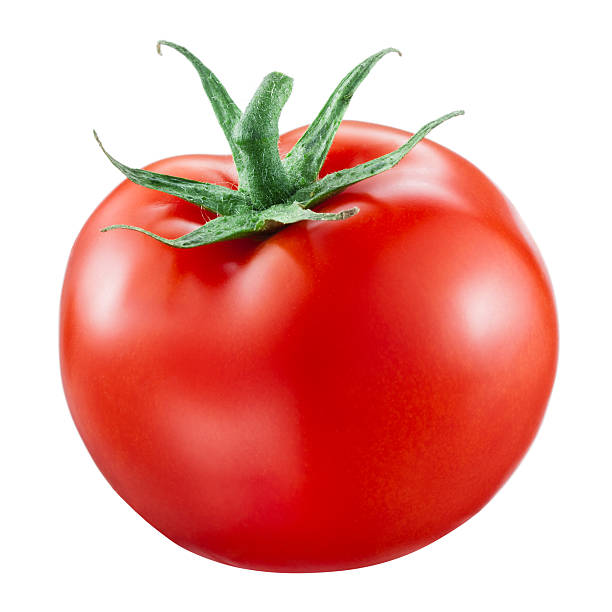
#> input picture LKP6/tomato.jpeg, 612 x 612 px
$ python lkp6_3.py
#> lines starting #> are read from the running program, lines starting #| are printed output that depends on the picture; after the words box and inside, x2 and y2 are one past the last pixel; in counts of white or black regions, pixels touching at a corner belong together
# Import library yang akan digunakan
import cv2
import numpy as np
import matplotlib.pyplot as plt

# Memasukkan gambar ke program
# Membuat gambar baru dalam format HSV dan LAB
rgb_img = cv2.imread("tomato.jpeg")
#> rgb_img is the input picture: shape (612, 612, 3); mean B, G, R 156.7, 163.6, 231.5
hsv_img = cv2.cvtColor(rgb_img, cv2.COLOR_BGR2HSV)
#> hsv_img: shape (612, 612, 3); mean H, S, V 12.9, 93.9, 233.7
lab_img = cv2.cvtColor(rgb_img, cv2.COLOR_BGR2LAB)
#> lab_img: shape (612, 612, 3); mean of channels 0, 1, 2 195.4, 152, 148.5

# Memecah channel tiap format gambar
blue, green, red = cv2.split(rgb_img)
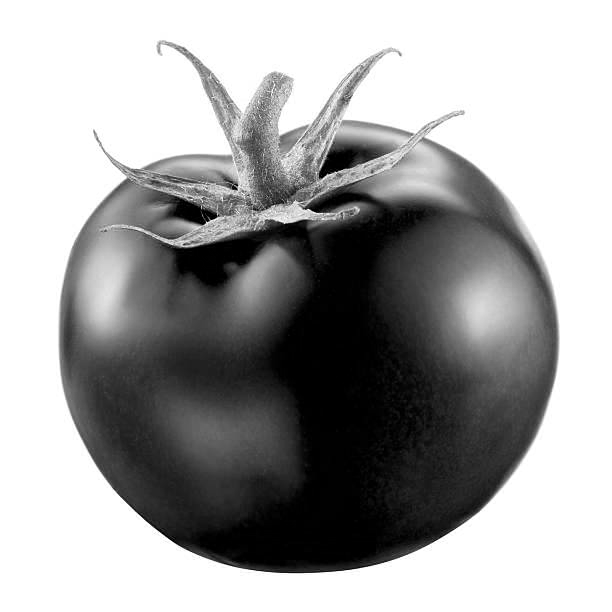
#> green: shape (612, 612); min 0, max 255, mean 163.6
hue, sat, val = cv2.split(hsv_img)
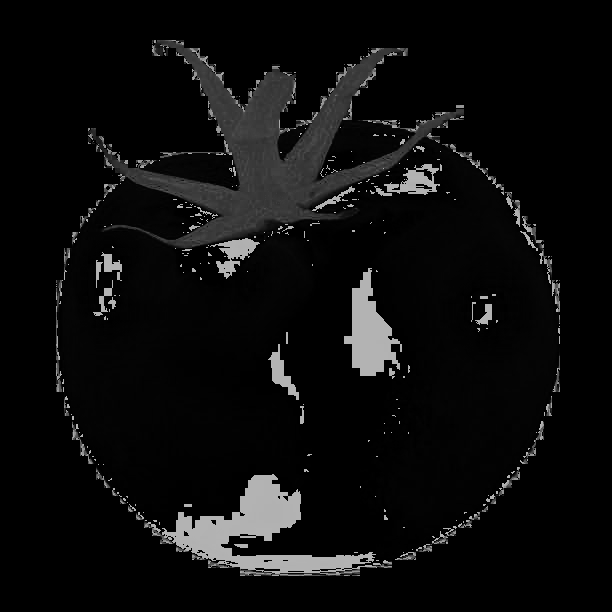
#> hue: shape (612, 612); min 0, max 179, mean 12.9
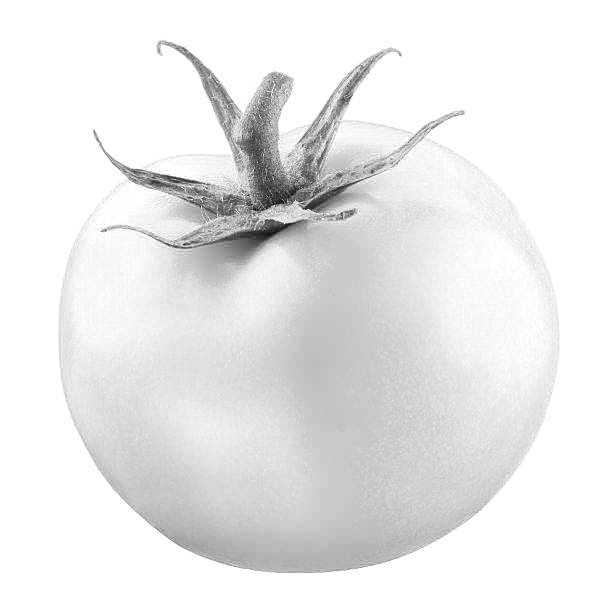
#> val: shape (612, 612); min 9, max 255, mean 233.7
L, A, B = cv2.split(lab_img)
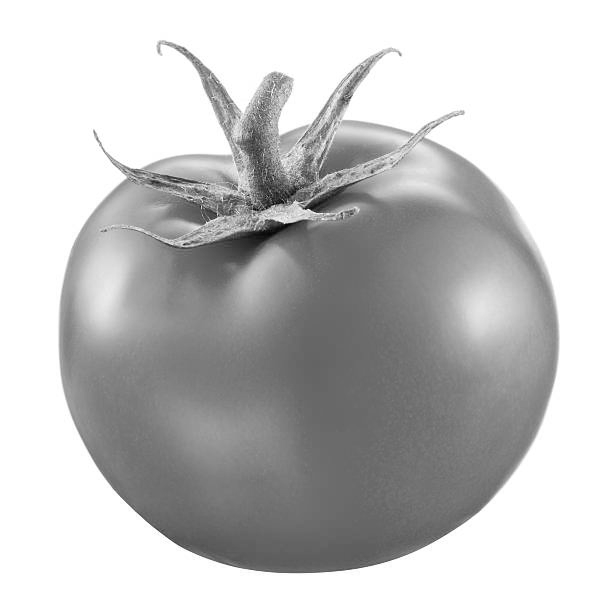
#> L: shape (612, 612); min 5, max 255, mean 195.4
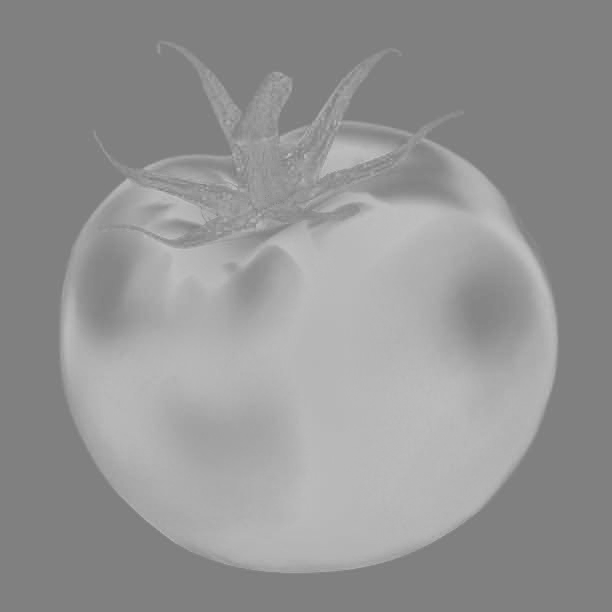
#> B: shape (612, 612); min 119, max 197, mean 148.5

# # Visualisasi gambar dan jumlah pixel dalam bentuk plot
# RGB color space
# fig, ax1 = plt.subplots(2, 3, figsize = (20,8), squeeze = False)
# ax1[0,0].set_title('Red')
# ax1[0,0].imshow(red, cmap='gray', vmin=0, vmax=255)
# ax1[1,0].set_title('Histogram Red')
# ax1[1,0].hist(red.ravel(), 256, [10,256])

# ax1[0,1].set_title('Green')
# ax1[0,1].imshow(green, cmap='gray', vmin=0, vmax=255)
# ax1[1,1].set_title('Histogram Green')
# ax1[1,1].hist(green.ravel(), 256, [10,256])

# ax1[0,2].set_title('Blue')
# ax1[0,2].imshow(blue, cmap='gray', vmin=0, vmax=255)
# ax1[1,2].set_title('Histogram Blue')
# ax1[1,2].hist(blue.ravel(), 256, [10,256])

# # HSV color space
# fig, ax2 = plt.subplots(2, 3, figsize = (20,8), squeeze = False)
# ax2[0,0].set_title('Hue')
# ax2[0,0].imshow(hue, cmap='gray', vmin=0, vmax=255)
# ax2[1,0].set_title('Histogram Hue')
# ax2[1,0].hist(hue.ravel(), 256, [10,256])

# ax2[0,1].set_title('Saturation')
# ax2[0,1].imshow(sat, cmap='gray', vmin=0, vmax=255)
# ax2[1,1].set_title('Histogram Saturation')
# ax2[1,1].hist(sat.ravel(), 256, [10,256])

# ax2[0,2].set_title('Value')
# ax2[0,2].imshow(val, cmap='gray', vmin=0, vmax=255)
# ax2[1,2].set_title('Histogram Value')
# ax2[1,2].hist(val.ravel(), 256, [10,256])

# # LAB color space
# fig, ax3 = plt.subplots(2, 3, figsize = (20,8), squeeze = False)
# ax3[0,0].set_title('L')
# ax3[0,0].imshow(L, cmap='gray', vmin=0, vmax=255)
# ax3[1,0].set_title('Histogram L')
# ax3[1,0].hist(L.ravel(), 256, [10,256])

# ax3[0,1].set_title('A')
# ax3[0,1].imshow(A, cmap='gray', vmin=0, vmax=255)
# ax3[1,1].set_title('Histogram A')
# ax3[1,1].hist(A.ravel(), 256, [10,256])

# ax3[0,2].set_title('B')
# ax3[0,2].imshow(B, cmap='gray', vmin=0, vmax=255)
# ax3[1,2].set_title('Histogram B')
# ax3[1,2].hist(B.ravel(), 256, [10,256])

# plt.show()

# Dari gambar visualisasi yang didapat, akan digunakan gambar dengan format
# HSV karena bagian yang ingin di mask terlihat lebih jelas untuk dibedakan
# dengan backgroundnya

# Menentukan nilai thresholding
lower_thresh = np.array([135])
upper_thresh = np.array([202])

# Membuat mask gambar
mask = cv2.inRange(A, lower_thresh, upper_thresh)
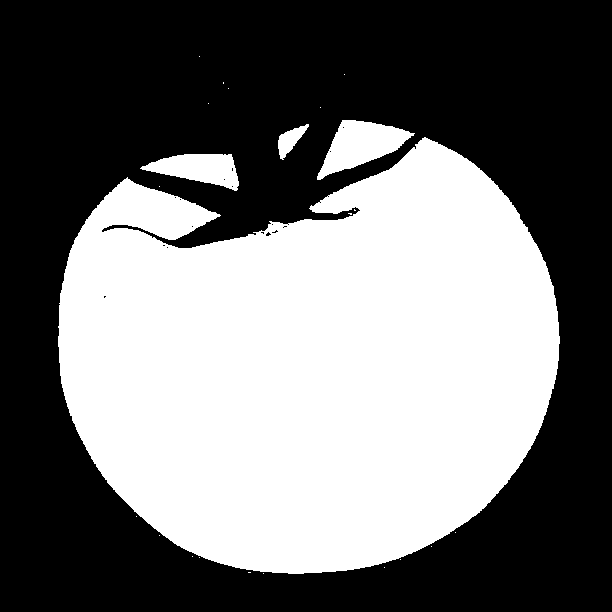
#> mask: shape (612, 612); 44.6% white; 23 white regions (19 under 20 px), largest, box (x1, y1, x2, y2) and area: (58, 137, 560, 574) 161493, (317, 120, 415, 180) 2952, (140, 154, 239, 191) 2159, (278, 124, 309, 160) 494

# Menerapkan / Segmentasi mask ke gambar yang akan di masking
mask_img1 = cv2.bitwise_and(rgb_img, rgb_img, mask = mask)

# Menampilkan gambar mask dan gambar yang telah di masking
# cv2.imshow("mask1", mask)
# cv2.imshow("mask_img1", mask_img1)

# Melakukan operasi noise removal dengan fungsi medianBlur
mask = cv2.medianBlur(mask, 5)
#> mask: shape (612, 612); 44.6% white; 4 white regions, box (x1, y1, x2, y2) and area: (58, 138, 560, 574) 161546, (317, 120, 413, 180) 2943, (142, 154, 239, 191) 2157, (278, 125, 308, 159) 487

# Menerapkan / Segmentasi mask yang baru ke gambar yang akan di masking
mask_img2 = cv2.bitwise_and(rgb_img, rgb_img, mask = mask)

# Menampilkan gambar mask dan gambar yang telah di masking dan dilakukan noise removal
# cv2.imshow("mask2", mask)
# cv2.imshow("mask_img2", mask_img2)

def closing(image, i):
    fig, ax = plt.subplots(1, 4, figsize = (20,8), squeeze = False)
    x = 0
    kernel_dilasi = np.ones((i, i), np.uint8)
    for j in range (3, 11, 2):
        kernel_erosi = np.ones((j, j), np.uint8)
        dilasi = cv2.dilate(image, kernel_dilasi, iterations=1)
        erosi = cv2.erode(dilasi, kernel_erosi, iterations=1)
        ax[0, x].imshow(erosi)
        x = x + 1
    plt.show()


# [4 lines of commented-out code are left out]


kernel_dilasi = np.ones((3, 3), np.uint8)
kernel_erosi = np.ones((5, 5), np.uint8)
dilasi = cv2.dilate(mask_img2, kernel_dilasi, iterations=1)
erosi = cv2.erode(dilasi, kernel_erosi, iterations=1)
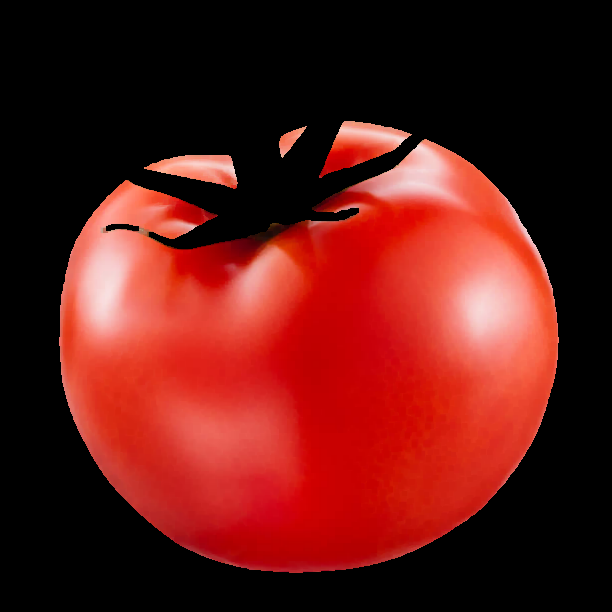
#> erosi: shape (612, 612, 3); mean B, G, R 21.2, 25.6, 95.8
cv2.imshow("erosi", erosi)


# kernel = np.ones((3,3), np.uint8)
# closing = cv2.morphologyEx(mask_img2, cv2.MORPH_CLOSE, kernel)
# cv2.imshow("closing", closing)

# # Menunggu suatu key untuk ditekan
cv2.waitKey(0)
